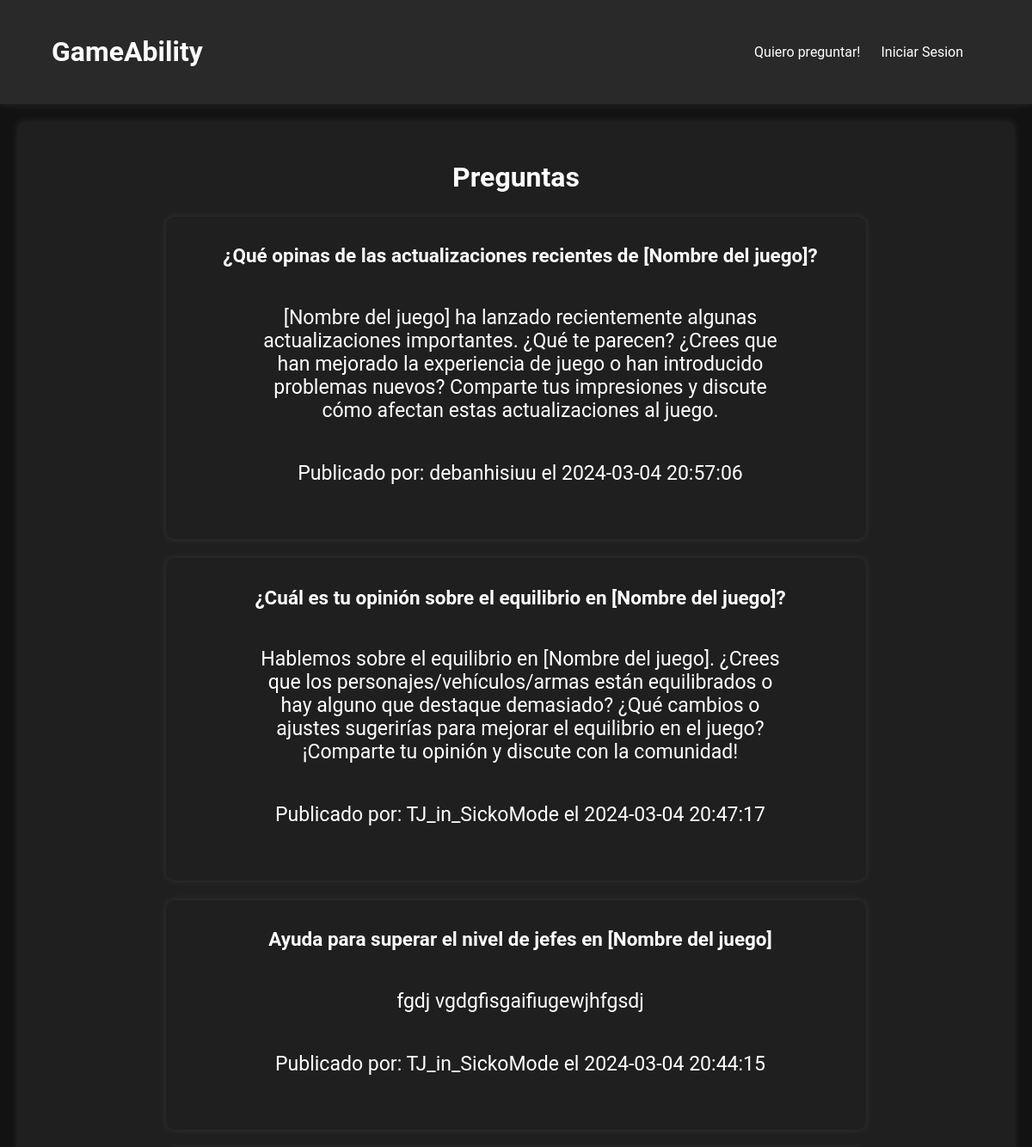
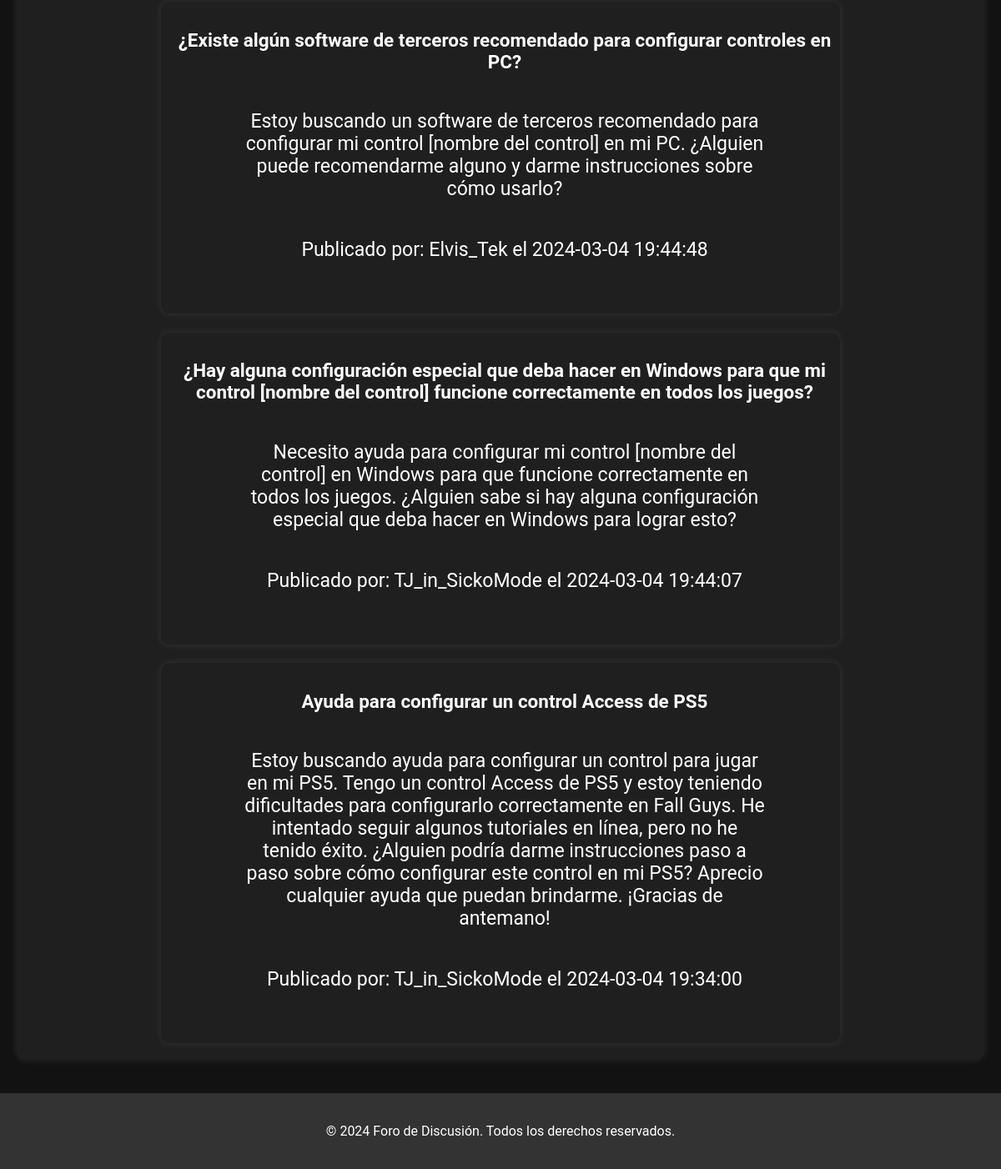
Page /foro_discusion.php on the committed database (2 pictures, top to bottom).
### tables this page shows
CREATE TABLE `preguntas` (
  `id` int(11) NOT NULL,
  `id_usuario` int(11) NOT NULL,
  `titulo` varchar(255) NOT NULL,
  `contenido` text NOT NULL,
  `fecha` timestamp NOT NULL DEFAULT current_timestamp()
);

CREATE TABLE `usuarios` (
  `id` int(11) NOT NULL,
  `nombre` varchar(255) NOT NULL,
  `username` varchar(255) NOT NULL,
  `email` varchar(255) NOT NULL,
  `pwd` varchar(255) NOT NULL,
  `fecha_nacimiento` date NOT NULL
);

### mostrar_preguntas.php (the view, shortened to what this page needs)
<?php
$servername = "localhost";
$username = "root";
$password = "";
$dbname = "gameability";
$conn = new mysqli($servername, $username, $password, $dbname);
$sql = "SELECT preguntas.*, usuarios.username as nombre_usuario
        FROM preguntas
        INNER JOIN usuarios ON preguntas.id_usuario = usuarios.id
        ORDER BY preguntas.fecha DESC";
$result = $conn->query($sql);
if ($result->num_rows > 0) {
    while ($row = $result->fetch_assoc()) {
        echo "<a href='ver_pregunta.php?id=" . $row['id'] . "' class='pregunta-link'>";
        echo "<div class='pregunta'>";
        echo "<h3>" . $row['titulo'] . "</h3>";
        echo "<p>" . $row['contenido'] . "</p>";
        echo "<p>Publicado por: " . $row['nombre_usuario'] . " el " . $row['fecha'] . "</p>";
        echo "</div>";
        echo "</a>";
    }
} else {
    echo "No se encontraron preguntas.";
}
?>

### css/foro.css (style rules this page uses)
body { font-family: "Roboto", sans-serif; margin: 0; padding: 0; background-color: #121212; color: #fff; }
.pregunta { background-color: #f9f9f9; padding: 10px 10px 10px 20px; margin-bottom: 10px; background-color: #1f1f1f; border-radius: 10px; box-shadow: 0 0 10px rgba(255, 255, 255, 0.1); }
.pregunta { margin: 0 auto; margin-top: 2%; width: 70%; text-align: center; display: flex; flex-direction: column; align-items: center; padding-bottom: 40px; }
.pregunta p { width: 80%; font-size: 1.2em; }
a { text-decoration: none; color: #fff; }

### rows in the picture
preguntas: titulo "¿Qué opinas de las actualizaciones recientes de [Nombre del juego]?", contenido "[Nombre del juego] ha lanzado recientemente algunas actualizaciones importantes. ¿Qué te parecen? ¿Crees que han mejorado la experiencia de juego o han introducido problemas nuevos? Comparte tus impresiones y discute cómo afectan estas actualizaciones al juego.", id_usuario.username "debanhisiuu", fecha "2024-03-04 20:57:06"
preguntas: titulo "¿Cuál es tu opinión sobre el equilibrio en [Nombre del juego]?", contenido "Hablemos sobre el equilibrio en [Nombre del juego]. ¿Crees que los personajes/vehículos/armas están equilibrados o hay alguno que destaque demasiado? ¿Qué cambios o ajustes sugerirías para mejorar el equilibrio en el juego? ¡Comparte tu opinión y discute con la comunidad!", id_usuario.username "TJ_in_SickoMode", fecha "2024-03-04 20:47:17"
preguntas: titulo "Ayuda para superar el nivel de jefes en [Nombre del juego]", contenido "fgdj vgdgfisgaifiugewjhfgsdj", id_usuario.username "TJ_in_SickoMode", fecha "2024-03-04 20:44:15"
preguntas: titulo "¿Existe algún software de terceros recomendado para configurar controles en PC?", contenido "Estoy buscando un software de terceros recomendado para configurar mi control [nombre del control] en mi PC. ¿Alguien puede recomendarme alguno y darme instrucciones sobre cómo usarlo?", id_usuario.username "Elvis_Tek", fecha "2024-03-04 19:44:48"
preguntas: titulo "¿Hay alguna configuración especial que deba hacer en Windows para que mi control [nombre del control] funcione correctamente en todos los juegos?", contenido "Necesito ayuda para configurar mi control [nombre del control] en Windows para que funcione correctamente en todos los juegos. ¿Alguien sabe si hay alguna configuración especial que deba hacer en Windows para lograr esto?", id_usuario.username "TJ_in_SickoMode", fecha "2024-03-04 19:44:07"
preguntas: titulo "Ayuda para configurar un control Access de PS5", contenido "Estoy buscando ayuda para configurar un control para jugar en mi PS5. Tengo un control Access de PS5 y estoy teniendo dificultades para configurarlo correctamente en Fall Guys. He intentado seguir algunos tutoriales en línea, pero no he tenido éxito. ¿Alguien podría darme instrucciones paso a paso sobre cómo configurar este control en mi PS5? Aprecio cualquier ayuda que puedan brindarme. ¡Gracias de antemano!", id_usuario.username "TJ_in_SickoMode", fecha "2024-03-04 19:34:00"
